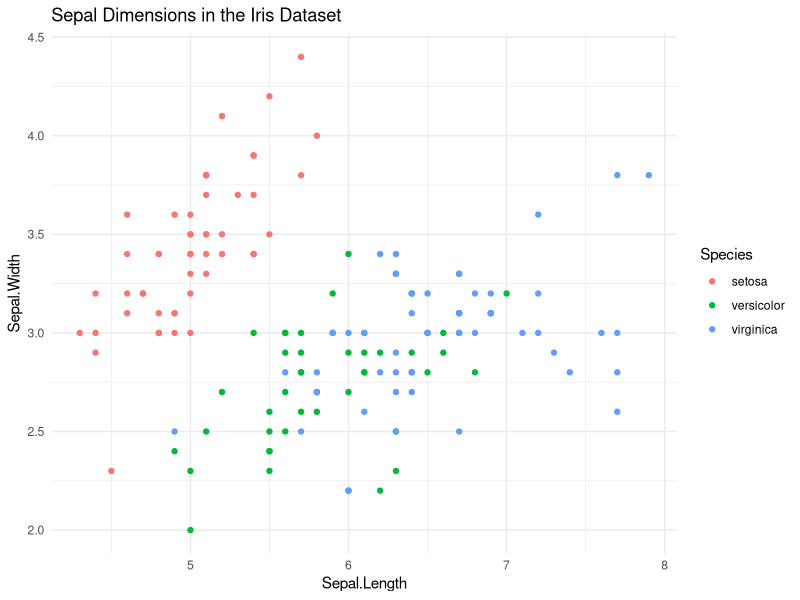
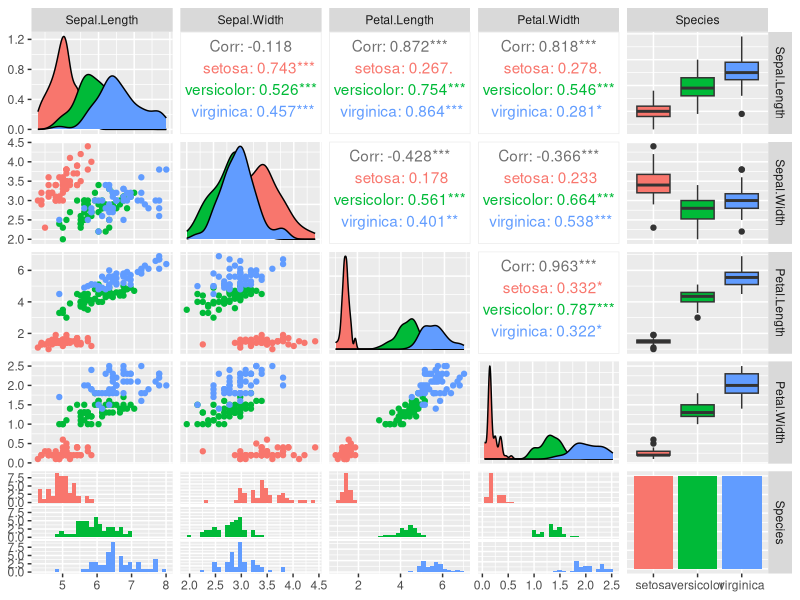
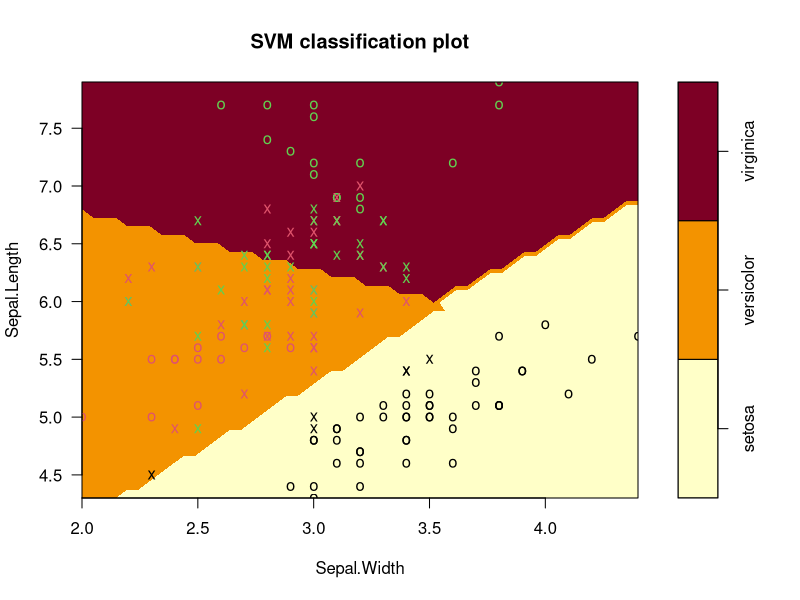

These figures' R source, in order:
## ---- chunk 1
knitr::opts_chunk$set(echo = TRUE)
required_packages <- c("e1071", "ggplot2", "GGally", "prettyunits")
new_packages <- required_packages[!required_packages %in% installed.packages()[,"Package"]]
if(length(new_packages) > 0) install.packages(new_packages)
## ---- chunk 2
library(e1071)
library(ggplot2)
library(GGally)
## ---- chunk 3
ggplot(iris, aes(x = Sepal.Length, y = Sepal.Width, color = Species)) +
  geom_point() +
  theme_minimal() +
  ggtitle("Sepal Dimensions in the Iris Dataset")
## ---- chunk 4
ggpairs(iris, aes(color = Species))
## ---- chunk 5
# Subsetting the dataset for visualization
subset_iris <- iris[, c("Sepal.Length", "Sepal.Width", "Species")]
svm_model_vis <- svm(Species ~ ., data = subset_iris, kernel = "linear")

# Create a grid to plot the decision boundaries
plot(svm_model_vis, subset_iris)
